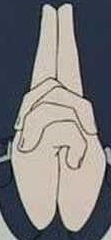
#> input picture assets/images/tiger_mudra.png, 111 x 240 px
$ python ExtractContours.py
#> lines starting #> are read from the running program, lines starting #| are printed output that depends on the picture; after the words box and inside, x2 and y2 are one past the last pixel; in counts of white or black regions, pixels touching at a corner belong together
import cv2
import numpy as np
import pickle

def load_and_extract_contours(gesture_image_path):
    # Carregar a imagem do gesto (certifique-se de que a imagem é clara e bem definida)
#> called with gesture_image_path = 'assets/images/tiger_mudra.png'
    gesture_image = cv2.imread(gesture_image_path, cv2.IMREAD_GRAYSCALE)
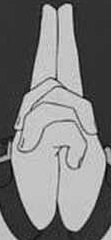
#> gesture_image: shape (240, 111); min 0, max 244, mean 123

    # Aplicar o threshold para binarizar a imagem (transforma em preto e branco)
    _, thresh = cv2.threshold(gesture_image, 127, 255, cv2.THRESH_BINARY)
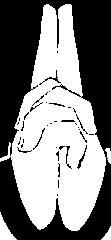
#> thresh: shape (240, 111); 50.7% white; 39 black regions (28 under 20 px)

    # Caso necessário, aplique um desfoque para reduzir ruído
    thresh = cv2.GaussianBlur(thresh, (5, 5), 0)
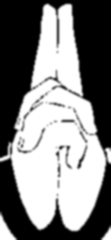
#> thresh: shape (240, 111); min 0, max 255, mean 129.3

    # Encontrar os contornos da imagem
    contours, _ = cv2.findContours(thresh, cv2.RETR_EXTERNAL, cv2.CHAIN_APPROX_SIMPLE)
#> contours = 3 contours; box (x1, y1, x2, y2) and area: (0, 2, 111, 233) 15084, (0, 210, 19, 240) 264, (99, 224, 111, 240) 96

    return contours

# Exemplo de uso
gesture_contours = load_and_extract_contours('assets/images/tiger_mudra.png')
#> gesture_contours has the same summary as contours in load_and_extract_contours

# Visualização (opcional, apenas para depuração)
gesture_image = cv2.imread('assets/images/tiger_mudra.png')
#> gesture_image is the input picture: shape (240, 111, 3); mean B, G, R 123.6, 122.2, 124
with open('gesture_contours.pkl', 'wb') as f:
    pickle.dump(gesture_contours, f)
cv2.drawContours(gesture_image, gesture_contours, -1, (0, 255, 0), 3)
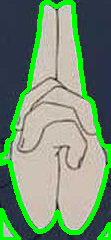
#> gesture_image: shape (240, 111, 3); 12.07% of pixels changed, all inside (x1, y1, x2, y2) = (0, 0, 111, 240)
cv2.imshow('Contornos do Gestos', gesture_image)
cv2.waitKey(0)
cv2.destroyAllWindows()
